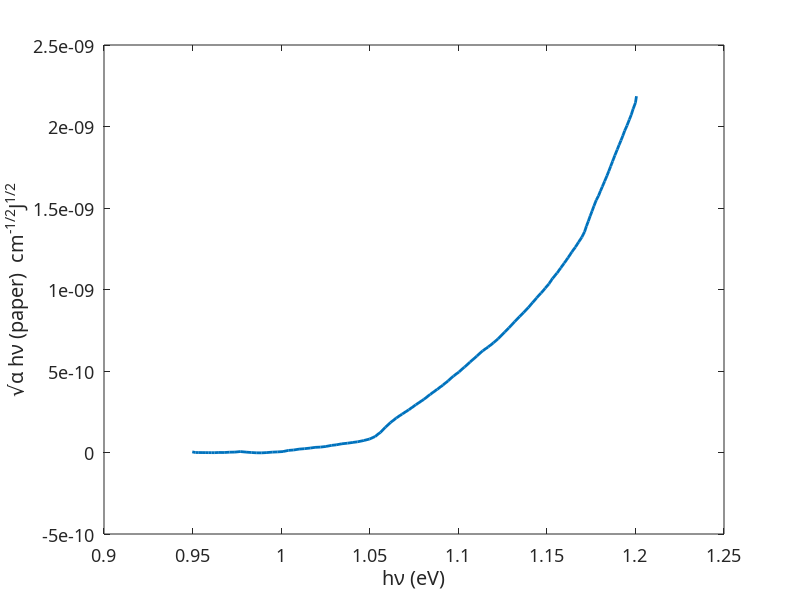

This chart was generated by the following MATLAB code: (Note: this script raises an error after producing the figure.)
clc; 
clear;
close all;

format long;
set(0,'DefaultAxesFontName', 'Latex');
set(0,'DefaultAxesFontSize', 13);


% physical constants
q       = 1.6e-19;
m0      = 9.11e-31;
h       = 6.626e-34;
hcut    = h/(2*pi);
eps0    = 8.854e-12;
c       = 3e8;
kB      = 1.38e-23;

%% Task 2(a): Plot using data extracted from paper

data = importdata('Si_paper.txt');
E = data(:,1); % eV
sqrt_alpha_hu_eV = data(:,2); % cm^-1/2 eV^1/2
sqrt_alpha_hu_J=sqrt_alpha_hu_eV.*sqrt(q);  % cm^-1/2 J^1/2
figure(1)
plot(E,sqrt_alpha_hu_J,'Linewidth', 2)
xlabel ('h\nu (eV)');
ylabel('\surd\alpha h\nu (paper)  cm^{-1/2}J^{1/2}');
title(sprintf("Energy-dependent \\alpha^{1/2} %s",string));
subtitle("Due to phonon emission/absorption");
grid on
hold on

%% Finding Proportionality Constant of Indirect Tansistion in Si
 
Energy=E.*q; % J

% Finding Bandgap at 291K using Vrashni's Equation
string = "Si";
data_Si();
T=291;
Eg_V    = @(T) (Eg0 - A*T^2/(B + T))*q; % Vashni's law, unit in J
Ep      = 0.03*q;     % Typical phonon energy 20-30meV, unit in J
EgT = Eg_V(T); % unit in J

constant=(sqrt_alpha_hu_J.^2)./((Energy>EgT-Ep).*(Energy - EgT + Ep).^2./(exp(Ep./(kB*T)) - 1) ...
            + (Energy>EgT+Ep).*(Energy - EgT - Ep).^2./(1 - exp(-Ep./(kB*T))));  %(cm-J)^-1

figure(2)
plot(E, constant,'Linewidth', 2) 
xlabel ('h\nu (eV)');
ylabel('proportionality constant');
grid on
title('Proportionality Constant VS Energy');

%% 
% Comparison at 291K between the experimental plot from paper and from 
% equation using proportionality constant

constant_final=2.7e22;
alpha_corrected   = constant_final.*((Energy>EgT-Ep).*(Energy - EgT + Ep).^2./(exp(Ep./(kB*T)) - 1) ...
                  + (Energy>EgT+Ep).*(Energy - EgT - Ep).^2./(1 - exp(-Ep./(kB*T)))); %cm^-1 J

figure(3);
plot(E, sqrt(alpha_corrected),E ,sqrt_alpha_hu_J,'Linewidth', 2);
xlabel ('E (eV)');
ylabel('\alpha^{1/2} cm^{-1/2}J^{1/2}');
title(sprintf("Energy-dependent \\alpha^{1/2} %s",string));
subtitle("Due to phonon emission/absorption");
grid on;
legend('Using Proportionality Constant','From Paper');


%% Task 2(c)

Ts      = [291, 350, 415];     
E = linspace(Eg-0.1*q,Eg+0.2*q,1000);
figure(4);

for T = Ts
    EgT = Eg_V(T); %From Vashni's law
    alpha_corrected   = constant_final*((E>EgT-Ep).*(E - EgT + Ep).^2./(exp(Ep./(kB*T)) - 1) ...
            + (E>EgT+Ep).*(E - EgT - Ep).^2./(1 - exp(-Ep./(kB*T)))); 

    plot(E/q, sqrt(alpha_corrected),'Linewidth', 2,...
        'DisplayName',sprintf('T = %d K',T));
    hold on;
end

xlabel ('E (eV)');
ylabel('\alpha^{1/2} cm^{-1/2}J^{1/2}');
title(sprintf("Energy-dependent \\alpha^{1/2} %s",string));
subtitle("Due to phonon emission/absorption");
grid on;
legend('Box','off');

%% Task 2(b)

Ts      = [291, 350, 415];     
E = linspace(Eg-0.1*q,Eg+0.2*q,1000);
figure(5);

for T = Ts
        alpha_corrected   = constant_final*((E>Eg-Ep).*(E - Eg + Ep).^2./(exp(Ep./(kB*T)) - 1) ...
            + (E>Eg+Ep).*(E - Eg - Ep).^2./(1 - exp(-Ep./(kB*T)))); 

    plot(E/q, sqrt(alpha_corrected),'Linewidth', 2,...
        'DisplayName',sprintf('T = %d K',T));
    hold on;
end

xlabel ('E (eV)');
ylabel('\alpha^{1/2} cm^{-1/2}J^{1/2}');
title(sprintf("Energy-dependent \\alpha^{1/2} %s",string));
subtitle("Due to phonon emission/absorption");
grid on;
legend('Box','off');








